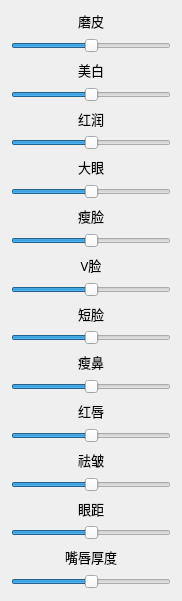
   <widget class="QWidget" name="verticalLayoutWidget_2">
    <property name="geometry">
     <rect>
      <x>140</x>
      <y>0</y>
      <width>181</width>
      <height>601</height>
     </rect>
    </property>
    <property name="sizePolicy">
     <sizepolicy hsizetype="Expanding" vsizetype="Preferred">
      <horstretch>0</horstretch>
      <verstretch>0</verstretch>
     </sizepolicy>
    </property>
    <layout class="QVBoxLayout" name="face_area">
     <item>
      <widget class="QLabel" name="label">
       <property name="sizePolicy">
        <sizepolicy hsizetype="Minimum" vsizetype="Preferred">
         <horstretch>0</horstretch>
         <verstretch>0</verstretch>
        </sizepolicy>
       </property>
       <property name="font">
        <font>
         <family>等线</family>
         <pointsize>10</pointsize>
        </font>
       </property>
       <property name="text">
        <string>磨皮</string>
       </property>
       <property name="alignment">
        <set>Qt::AlignCenter</set>
       </property>
      </widget>
     </item>
     <item>
      <widget class="QSlider" name="horizontalSlider">
       <property name="enabled">
        <bool>true</bool>
       </property>
       <property name="sizePolicy">
        <sizepolicy hsizetype="Expanding" vsizetype="Preferred">
         <horstretch>35</horstretch>
         <verstretch>0</verstretch>
        </sizepolicy>
       </property>
       <property name="minimumSize">
        <size>
         <width>160</width>
         <height>0</height>
        </size>
       </property>
       <property name="baseSize">
        <size>
         <width>40</width>
         <height>0</height>
        </size>
       </property>
       <property name="cursor">
        <cursorShape>ClosedHandCursor</cursorShape>
       </property>
       <property name="sliderPosition">
        <number>50</number>
       </property>
       <property name="orientation">
        <enum>Qt::Horizontal</enum>
       </property>
      </widget>
     </item>
     <item>
      <widget class="QLabel" name="label_2">
       <property name="sizePolicy">
        <sizepolicy hsizetype="Minimum" vsizetype="Preferred">
         <horstretch>0</horstretch>
         <verstretch>0</verstretch>
        </sizepolicy>
       </property>
       <property name="font">
        <font>
         <family>等线</family>
         <pointsize>10</pointsize>
        </font>
       </property>
       <property name="text">
        <string>美白</string>
       </property>
       <property name="alignment">
        <set>Qt::AlignCenter</set>
       </property>
      </widget>
     </item>
     <item>
      <widget class="QSlider" name="horizontalSlider_2">
       <property name="sizePolicy">
        <sizepolicy hsizetype="Expanding" vsizetype="Preferred">
         <horstretch>35</horstretch>
         <verstretch>0</verstretch>
        </sizepolicy>
       </property>
       <property name="minimumSize">
        <size>
         <width>160</width>
         <height>0</height>
        </size>
       </property>
       <property name="baseSize">
        <size>
         <width>40</width>
         <height>0</height>
        </size>
       </property>
       <property name="cursor">
        <cursorShape>ClosedHandCursor</cursorShape>
       </property>
       <property name="sliderPosition">
        <number>50</number>
       </property>
       <property name="orientation">
        <enum>Qt::Horizontal</enum>
       </property>
      </widget>
     </item>
     <item>
      <widget class="QLabel" name="label_3">
       <property name="sizePolicy">
        <sizepolicy hsizetype="Minimum" vsizetype="Preferred">
         <horstretch>0</horstretch>
         <verstretch>0</verstretch>
        </sizepolicy>
       </property>
       <property name="font">
        <font>
         <family>等线</family>
         <pointsize>10</pointsize>
        </font>
       </property>
       <property name="text">
        <string>红润</string>
       </property>
       <property name="alignment">
        <set>Qt::AlignCenter</set>
       </property>
      </widget>
     </item>
     <item>
      <widget class="QSlider" name="horizontalSlider_3">
       <property name="sizePolicy">
        <sizepolicy hsizetype="Expanding" vsizetype="Preferred">
         <horstretch>35</horstretch>
         <verstretch>0</verstretch>
        </sizepolicy>
       </property>
       <property name="minimumSize">
        <size>
         <width>160</width>
         <height>0</height>
        </size>
       </property>
       <property name="baseSize">
        <size>
         <width>40</width>
         <height>0</height>
        </size>
       </property>
       <property name="cursor">
        <cursorShape>ClosedHandCursor</cursorShape>
       </property>
       <property name="sliderPosition">
        <number>50</number>
       </property>
       <property name="orientation">
        <enum>Qt::Horizontal</enum>
       </property>
      </widget>
     </item>
     <item>
      <widget class="QLabel" name="label_4">
       <property name="sizePolicy">
        <sizepolicy hsizetype="Minimum" vsizetype="Preferred">
         <horstretch>0</horstretch>
         <verstretch>0</verstretch>
        </sizepolicy>
       </property>
       <property name="font">
        <font>
         <family>等线</family>
         <pointsize>10</pointsize>
        </font>
       </property>
       <property name="text">
        <string>大眼</string>
       </property>
       <property name="alignment">
        <set>Qt::AlignCenter</set>
       </property>
      </widget>
     </item>
     <item>
      <widget class="QSlider" name="horizontalSlider_4">
       <property name="sizePolicy">
        <sizepolicy hsizetype="Expanding" vsizetype="Preferred">
         <horstretch>35</horstretch>
         <verstretch>0</verstretch>
        </sizepolicy>
       </property>
       <property name="minimumSize">
        <size>
         <width>160</width>
         <height>0</height>
        </size>
       </property>
       <property name="baseSize">
        <size>
         <width>40</width>
         <height>0</height>
        </size>
       </property>
       <property name="cursor">
        <cursorShape>ClosedHandCursor</cursorShape>
       </property>
       <property name="sliderPosition">
        <number>50</number>
       </property>
       <property name="orientation">
        <enum>Qt::Horizontal</enum>
       </property>
      </widget>
     </item>
     <item>
      <widget class="QLabel" name="label_5">
       <property name="sizePolicy">
        <sizepolicy hsizetype="Minimum" vsizetype="Preferred">
         <horstretch>0</horstretch>
         <verstretch>0</verstretch>
        </sizepolicy>
       </property>
       <property name="font">
        <font>
         <family>等线</family>
         <pointsize>10</pointsize>
        </font>
       </property>
       <property name="text">
        <string>瘦脸</string>
       </property>
       <property name="alignment">
        <set>Qt::AlignCenter</set>
       </property>
      </widget>
     </item>
     <item>
      <widget class="QSlider" name="horizontalSlider_5">
       <property name="sizePolicy">
        <sizepolicy hsizetype="Expanding" vsizetype="Preferred">
         <horstretch>35</horstretch>
         <verstretch>0</verstretch>
        </sizepolicy>
       </property>
       <property name="minimumSize">
        <size>
         <width>160</width>
         <height>0</height>
        </size>
       </property>
       <property name="baseSize">
        <size>
         <width>40</width>
         <height>0</height>
        </size>
       </property>
       <property name="cursor">
        <cursorShape>ClosedHandCursor</cursorShape>
       </property>
       <property name="sliderPosition">
        <number>50</number>
       </property>
       <property name="orientation">
        <enum>Qt::Horizontal</enum>
       </property>
      </widget>
     </item>
     <item>
      <widget class="QLabel" name="label_6">
       <property name="sizePolicy">
        <sizepolicy hsizetype="Minimum" vsizetype="Preferred">
         <horstretch>0</horstretch>
         <verstretch>0</verstretch>
        </sizepolicy>
       </property>
       <property name="font">
        <font>
         <family>等线</family>
         <pointsize>10</pointsize>
        </font>
       </property>
       <property name="text">
        <string>V脸</string>
       </property>
       <property name="alignment">
        <set>Qt::AlignCenter</set>
       </property>
      </widget>
     </item>
     <item>
      <widget class="QSlider" name="horizontalSlider_6">
       <property name="sizePolicy">
        <sizepolicy hsizetype="Expanding" vsizetype="Preferred">
         <horstretch>35</horstretch>
         <verstretch>0</verstretch>
        </sizepolicy>
       </property>
       <property name="minimumSize">
        <size>
         <width>160</width>
         <height>0</height>
        </size>
       </property>
       <property name="baseSize">
        <size>
         <width>40</width>
         <height>0</height>
        </size>
       </property>
       <property name="cursor">
        <cursorShape>ClosedHandCursor</cursorShape>
       </property>
       <property name="sliderPosition">
        <number>50</number>
       </property>
       <property name="orientation">
        <enum>Qt::Horizontal</enum>
       </property>
      </widget>
     </item>
     <item>
      <widget class="QLabel" name="label_7">
       <property name="sizePolicy">
        <sizepolicy hsizetype="Minimum" vsizetype="Preferred">
         <horstretch>0</horstretch>
         <verstretch>0</verstretch>
        </sizepolicy>
       </property>
       <property name="font">
        <font>
         <family>等线</family>
         <pointsize>10</pointsize>
        </font>
       </property>
       <property name="text">
        <string>短脸</string>
       </property>
       <property name="alignment">
        <set>Qt::AlignCenter</set>
       </property>
      </widget>
     </item>
     <item>
      <widget class="QSlider" name="horizontalSlider_7">
       <property name="sizePolicy">
        <sizepolicy hsizetype="Expanding" vsizetype="Preferred">
         <horstretch>35</horstretch>
         <verstretch>0</verstretch>
        </sizepolicy>
       </property>
       <property name="minimumSize">
        <size>
         <width>160</width>
         <height>0</height>
        </size>
       </property>
       <property name="baseSize">
        <size>
         <width>40</width>
         <height>0</height>
        </size>
       </property>
       <property name="cursor">
        <cursorShape>ClosedHandCursor</cursorShape>
       </property>
       <property name="sliderPosition">
        <number>50</number>
       </property>
       <property name="orientation">
        <enum>Qt::Horizontal</enum>
       </property>
      </widget>
     </item>
     <item>
      <widget class="QLabel" name="label_8">
       <property name="sizePolicy">
        <sizepolicy hsizetype="Minimum" vsizetype="Preferred">
         <horstretch>0</horstretch>
         <verstretch>0</verstretch>
        </sizepolicy>
       </property>
       <property name="font">
        <font>
         <family>等线</family>
         <pointsize>10</pointsize>
        </font>
       </property>
       <property name="text">
        <string>瘦鼻</string>
       </property>
       <property name="alignment">
        <set>Qt::AlignCenter</set>
       </property>
      </widget>
     </item>
     <item>
      <widget class="QSlider" name="horizontalSlider_8">
       <property name="sizePolicy">
        <sizepolicy hsizetype="Expanding" vsizetype="Preferred">
         <horstretch>35</horstretch>
         <verstretch>0</verstretch>
        </sizepolicy>
       </property>
       <property name="minimumSize">
        <size>
         <width>160</width>
         <height>0</height>
        </size>
       </property>
       <property name="baseSize">
        <size>
         <width>40</width>
         <height>0</height>
        </size>
       </property>
       <property name="cursor">
        <cursorShape>ClosedHandCursor</cursorShape>
       </property>
       <property name="sliderPosition">
        <number>50</number>
       </property>
       <property name="orientation">
        <enum>Qt::Horizontal</enum>
       </property>
      </widget>
     </item>
     <item>
      <widget class="QLabel" name="label_9">
       <property name="sizePolicy">
        <sizepolicy hsizetype="Minimum" vsizetype="Preferred">
         <horstretch>0</horstretch>
         <verstretch>0</verstretch>
        </sizepolicy>
       </property>
       <property name="font">
        <font>
         <family>等线</family>
         <pointsize>10</pointsize>
        </font>
       </property>
       <property name="text">
        <string>红唇</string>
       </property>
       <property name="alignment">
        <set>Qt::AlignCenter</set>
       </property>
      </widget>
     </item>
     <item>
      <widget class="QSlider" name="horizontalSlider_10">
       <property name="sizePolicy">
        <sizepolicy hsizetype="Expanding" vsizetype="Preferred">
         <horstretch>35</horstretch>
         <verstretch>0</verstretch>
        </sizepolicy>
       </property>
       <property name="minimumSize">
        <size>
         <width>160</width>
         <height>0</height>
        </size>
       </property>
       <property name="baseSize">
        <size>
         <width>40</width>
         <height>0</height>
        </size>
       </property>
       <property name="cursor">
        <cursorShape>ClosedHandCursor</cursorShape>
       </property>
       <property name="sliderPosition">
        <number>50</number>
       </property>
       <property name="orientation">
        <enum>Qt::Horizontal</enum>
       </property>
      </widget>
     </item>
     <item>
      <widget class="QLabel" name="label_10">
       <property name="sizePolicy">
        <sizepolicy hsizetype="Minimum" vsizetype="Preferred">
         <horstretch>0</horstretch>
         <verstretch>0</verstretch>
        </sizepolicy>
       </property>
       <property name="font">
        <font>
         <family>等线</family>
         <pointsize>10</pointsize>
        </font>
       </property>
       <property name="text">
        <string>祛皱</string>
       </property>
       <property name="alignment">
        <set>Qt::AlignCenter</set>
       </property>
      </widget>
     </item>
     <item>
      <widget class="QSlider" name="horizontalSlider_9">
       <property name="sizePolicy">
        <sizepolicy hsizetype="Expanding" vsizetype="Preferred">
         <horstretch>35</horstretch>
         <verstretch>0</verstretch>
        </sizepolicy>
       </property>
       <property name="minimumSize">
        <size>
         <width>160</width>
         <height>0</height>
        </size>
       </property>
       <property name="baseSize">
        <size>
         <width>40</width>
         <height>0</height>
        </size>
       </property>
       <property name="cursor">
        <cursorShape>ClosedHandCursor</cursorShape>
       </property>
       <property name="sliderPosition">
        <number>50</number>
       </property>
       <property name="orientation">
        <enum>Qt::Horizontal</enum>
       </property>
      </widget>
     </item>
     <item>
      <widget class="QLabel" name="label_14">
       <property name="sizePolicy">
        <sizepolicy hsizetype="Minimum" vsizetype="Preferred">
         <horstretch>0</horstretch>
         <verstretch>0</verstretch>
        </sizepolicy>
       </property>
       <property name="font">
        <font>
         <family>等线</family>
         <pointsize>10</pointsize>
        </font>
       </property>
       <property name="text">
        <string>眼距</string>
       </property>
       <property name="alignment">
        <set>Qt::AlignCenter</set>
       </property>
      </widget>
     </item>
     <item>
      <widget class="QSlider" name="horizontalSlider_13">
       <property name="sizePolicy">
        <sizepolicy hsizetype="Expanding" vsizetype="Preferred">
         <horstretch>35</horstretch>
         <verstretch>0</verstretch>
        </sizepolicy>
       </property>
       <property name="minimumSize">
        <size>
         <width>160</width>
         <height>0</height>
        </size>
       </property>
       <property name="baseSize">
        <size>
         <width>40</width>
         <height>0</height>
        </size>
       </property>
       <property name="cursor">
        <cursorShape>ClosedHandCursor</cursorShape>
       </property>
       <property name="sliderPosition">
        <number>50</number>
       </property>
       <property name="orientation">
        <enum>Qt::Horizontal</enum>
       </property>
      </widget>
     </item>
     <item>
      <widget class="QLabel" name="label_15">
       <property name="sizePolicy">
        <sizepolicy hsizetype="Minimum" vsizetype="Preferred">
         <horstretch>0</horstretch>
         <verstretch>0</verstretch>
        </sizepolicy>
       </property>
       <property name="font">
        <font>
         <family>等线</family>
         <pointsize>10</pointsize>
        </font>
       </property>
       <property name="text">
        <string>嘴唇厚度</string>
       </property>
       <property name="alignment">
        <set>Qt::AlignCenter</set>
       </property>
      </widget>
     </item>
     <item>
      <widget class="QSlider" name="horizontalSlider_14">
       <property name="sizePolicy">
        <sizepolicy hsizetype="Expanding" vsizetype="Preferred">
         <horstretch>35</horstretch>
         <verstretch>0</verstretch>
        </sizepolicy>
       </property>
       <property name="minimumSize">
        <size>
         <width>160</width>
         <height>0</height>
        </size>
       </property>
       <property name="baseSize">
        <size>
         <width>40</width>
         <height>0</height>
        </size>
       </property>
       <property name="cursor">
        <cursorShape>ClosedHandCursor</cursorShape>
       </property>
       <property name="sliderPosition">
        <number>50</number>
       </property>
       <property name="orientation">
        <enum>Qt::Horizontal</enum>
       </property>
      </widget>
     </item>
    </layout>
   </widget>
